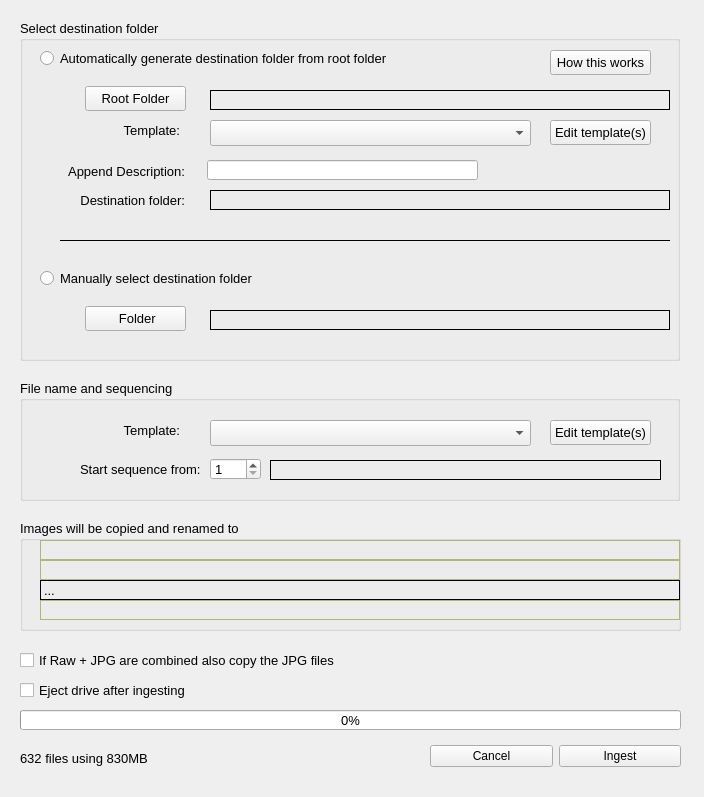
<?xml version="1.0" encoding="UTF-8"?>
<ui version="4.0">
 <class>IngestDlg</class>
 <widget class="QDialog" name="IngestDlg">
  <property name="geometry">
   <rect>
    <x>0</x>
    <y>0</y>
    <width>704</width>
    <height>797</height>
   </rect>
  </property>
  <property name="sizePolicy">
   <sizepolicy hsizetype="Expanding" vsizetype="Expanding">
    <horstretch>0</horstretch>
    <verstretch>0</verstretch>
   </sizepolicy>
  </property>
  <property name="windowTitle">
   <string>Copy picked images to destination folder</string>
  </property>
  <property name="modal">
   <bool>false</bool>
  </property>
  <widget class="QGroupBox" name="groupBox">
   <property name="geometry">
    <rect>
     <x>20</x>
     <y>520</y>
     <width>661</width>
     <height>111</height>
    </rect>
   </property>
   <property name="minimumSize">
    <size>
     <width>381</width>
     <height>0</height>
    </size>
   </property>
   <property name="font">
    <font>
     <pointsize>10</pointsize>
    </font>
   </property>
   <property name="toolTip">
    <string/>
   </property>
   <property name="title">
    <string>Images will be copied and renamed to</string>
   </property>
   <widget class="QLabel" name="folderPathLabel">
    <property name="geometry">
     <rect>
      <x>20</x>
      <y>20</y>
      <width>640</width>
      <height>20</height>
     </rect>
    </property>
    <property name="palette">
     <palette>
      <active>
       <colorrole role="WindowText">
        <brush brushstyle="SolidPattern">
         <color alpha="255">
          <red>180</red>
          <green>180</green>
          <blue>120</blue>
         </color>
        </brush>
       </colorrole>
       <colorrole role="Text">
        <brush brushstyle="SolidPattern">
         <color alpha="255">
          <red>180</red>
          <green>180</green>
          <blue>120</blue>
         </color>
        </brush>
       </colorrole>
       <colorrole role="ButtonText">
        <brush brushstyle="SolidPattern">
         <color alpha="255">
          <red>180</red>
          <green>180</green>
          <blue>120</blue>
         </color>
        </brush>
       </colorrole>
      </active>
      <inactive>
       <colorrole role="WindowText">
        <brush brushstyle="SolidPattern">
         <color alpha="255">
          <red>180</red>
          <green>180</green>
          <blue>120</blue>
         </color>
        </brush>
       </colorrole>
       <colorrole role="Text">
        <brush brushstyle="SolidPattern">
         <color alpha="255">
          <red>180</red>
          <green>180</green>
          <blue>120</blue>
         </color>
        </brush>
       </colorrole>
       <colorrole role="ButtonText">
        <brush brushstyle="SolidPattern">
         <color alpha="255">
          <red>180</red>
          <green>180</green>
          <blue>120</blue>
         </color>
        </brush>
       </colorrole>
      </inactive>
      <disabled>
       <colorrole role="WindowText">
        <brush brushstyle="SolidPattern">
         <color alpha="255">
          <red>180</red>
          <green>180</green>
          <blue>120</blue>
         </color>
        </brush>
       </colorrole>
       <colorrole role="Text">
        <brush brushstyle="SolidPattern">
         <color alpha="255">
          <red>180</red>
          <green>180</green>
          <blue>120</blue>
         </color>
        </brush>
       </colorrole>
       <colorrole role="ButtonText">
        <brush brushstyle="SolidPattern">
         <color alpha="255">
          <red>180</red>
          <green>180</green>
          <blue>120</blue>
         </color>
        </brush>
       </colorrole>
      </disabled>
     </palette>
    </property>
    <property name="font">
     <font>
      <pointsize>10</pointsize>
     </font>
    </property>
    <property name="toolTip">
     <string/>
    </property>
    <property name="styleSheet">
     <string notr="true">color:rgb(180,180,120)</string>
    </property>
    <property name="frameShape">
     <enum>QFrame::Box</enum>
    </property>
    <property name="text">
     <string/>
    </property>
   </widget>
   <widget class="QLabel" name="folderPathLabel_2">
    <property name="geometry">
     <rect>
      <x>20</x>
      <y>40</y>
      <width>640</width>
      <height>20</height>
     </rect>
    </property>
    <property name="palette">
     <palette>
      <active>
       <colorrole role="WindowText">
        <brush brushstyle="SolidPattern">
         <color alpha="255">
          <red>180</red>
          <green>180</green>
          <blue>120</blue>
         </color>
        </brush>
       </colorrole>
       <colorrole role="Text">
        <brush brushstyle="SolidPattern">
         <color alpha="255">
          <red>180</red>
          <green>180</green>
          <blue>120</blue>
         </color>
        </brush>
       </colorrole>
       <colorrole role="ButtonText">
        <brush brushstyle="SolidPattern">
         <color alpha="255">
          <red>180</red>
          <green>180</green>
          <blue>120</blue>
         </color>
        </brush>
       </colorrole>
      </active>
      <inactive>
       <colorrole role="WindowText">
        <brush brushstyle="SolidPattern">
         <color alpha="255">
          <red>180</red>
          <green>180</green>
          <blue>120</blue>
         </color>
        </brush>
       </colorrole>
       <colorrole role="Text">
        <brush brushstyle="SolidPattern">
         <color alpha="255">
          <red>180</red>
          <green>180</green>
          <blue>120</blue>
         </color>
        </brush>
       </colorrole>
       <colorrole role="ButtonText">
        <brush brushstyle="SolidPattern">
         <color alpha="255">
          <red>180</red>
          <green>180</green>
          <blue>120</blue>
         </color>
        </brush>
       </colorrole>
      </inactive>
      <disabled>
       <colorrole role="WindowText">
        <brush brushstyle="SolidPattern">
         <color alpha="255">
          <red>180</red>
          <green>180</green>
          <blue>120</blue>
         </color>
        </brush>
       </colorrole>
       <colorrole role="Text">
        <brush brushstyle="SolidPattern">
         <color alpha="255">
          <red>180</red>
          <green>180</green>
          <blue>120</blue>
         </color>
        </brush>
       </colorrole>
       <colorrole role="ButtonText">
        <brush brushstyle="SolidPattern">
         <color alpha="255">
          <red>180</red>
          <green>180</green>
          <blue>120</blue>
         </color>
        </brush>
       </colorrole>
      </disabled>
     </palette>
    </property>
    <property name="font">
     <font>
      <pointsize>10</pointsize>
     </font>
    </property>
    <property name="toolTip">
     <string/>
    </property>
    <property name="styleSheet">
     <string notr="true">color:rgb(180,180,120)</string>
    </property>
    <property name="frameShape">
     <enum>QFrame::Box</enum>
    </property>
    <property name="text">
     <string/>
    </property>
   </widget>
   <widget class="QLabel" name="folderPathLabel_3">
    <property name="geometry">
     <rect>
      <x>20</x>
      <y>60</y>
      <width>640</width>
      <height>20</height>
     </rect>
    </property>
    <property name="palette">
     <palette>
      <active>
       <colorrole role="Text">
        <brush brushstyle="SolidPattern">
         <color alpha="255">
          <red>0</red>
          <green>0</green>
          <blue>0</blue>
         </color>
        </brush>
       </colorrole>
      </active>
      <inactive>
       <colorrole role="Text">
        <brush brushstyle="SolidPattern">
         <color alpha="255">
          <red>0</red>
          <green>0</green>
          <blue>0</blue>
         </color>
        </brush>
       </colorrole>
      </inactive>
      <disabled>
       <colorrole role="Text">
        <brush brushstyle="SolidPattern">
         <color alpha="255">
          <red>120</red>
          <green>120</green>
          <blue>120</blue>
         </color>
        </brush>
       </colorrole>
      </disabled>
     </palette>
    </property>
    <property name="font">
     <font>
      <pointsize>10</pointsize>
     </font>
    </property>
    <property name="toolTip">
     <string/>
    </property>
    <property name="frameShape">
     <enum>QFrame::Box</enum>
    </property>
    <property name="text">
     <string>...</string>
    </property>
   </widget>
   <widget class="QLabel" name="folderPathLabel_4">
    <property name="geometry">
     <rect>
      <x>20</x>
      <y>80</y>
      <width>640</width>
      <height>20</height>
     </rect>
    </property>
    <property name="palette">
     <palette>
      <active>
       <colorrole role="WindowText">
        <brush brushstyle="SolidPattern">
         <color alpha="255">
          <red>180</red>
          <green>180</green>
          <blue>120</blue>
         </color>
        </brush>
       </colorrole>
       <colorrole role="Text">
        <brush brushstyle="SolidPattern">
         <color alpha="255">
          <red>180</red>
          <green>180</green>
          <blue>120</blue>
         </color>
        </brush>
       </colorrole>
       <colorrole role="ButtonText">
        <brush brushstyle="SolidPattern">
         <color alpha="255">
          <red>180</red>
          <green>180</green>
          <blue>120</blue>
         </color>
        </brush>
       </colorrole>
      </active>
      <inactive>
       <colorrole role="WindowText">
        <brush brushstyle="SolidPattern">
         <color alpha="255">
          <red>180</red>
          <green>180</green>
          <blue>120</blue>
         </color>
        </brush>
       </colorrole>
       <colorrole role="Text">
        <brush brushstyle="SolidPattern">
         <color alpha="255">
          <red>180</red>
          <green>180</green>
          <blue>120</blue>
         </color>
        </brush>
       </colorrole>
       <colorrole role="ButtonText">
        <brush brushstyle="SolidPattern">
         <color alpha="255">
          <red>180</red>
          <green>180</green>
          <blue>120</blue>
         </color>
        </brush>
       </colorrole>
      </inactive>
      <disabled>
       <colorrole role="WindowText">
        <brush brushstyle="SolidPattern">
         <color alpha="255">
          <red>180</red>
          <green>180</green>
          <blue>120</blue>
         </color>
        </brush>
       </colorrole>
       <colorrole role="Text">
        <brush brushstyle="SolidPattern">
         <color alpha="255">
          <red>180</red>
          <green>180</green>
          <blue>120</blue>
         </color>
        </brush>
       </colorrole>
       <colorrole role="ButtonText">
        <brush brushstyle="SolidPattern">
         <color alpha="255">
          <red>180</red>
          <green>180</green>
          <blue>120</blue>
         </color>
        </brush>
       </colorrole>
      </disabled>
     </palette>
    </property>
    <property name="font">
     <font>
      <pointsize>10</pointsize>
     </font>
    </property>
    <property name="toolTip">
     <string/>
    </property>
    <property name="styleSheet">
     <string notr="true">color:rgb(180,180,120)</string>
    </property>
    <property name="frameShape">
     <enum>QFrame::Box</enum>
    </property>
    <property name="text">
     <string/>
    </property>
   </widget>
  </widget>
  <widget class="QProgressBar" name="progressBar">
   <property name="geometry">
    <rect>
     <x>20</x>
     <y>710</y>
     <width>661</width>
     <height>20</height>
    </rect>
   </property>
   <property name="font">
    <font>
     <pointsize>10</pointsize>
    </font>
   </property>
   <property name="toolTip">
    <string/>
   </property>
   <property name="value">
    <number>0</number>
   </property>
   <property name="alignment">
    <set>Qt::AlignCenter</set>
   </property>
  </widget>
  <widget class="QGroupBox" name="groupBox_2">
   <property name="geometry">
    <rect>
     <x>20</x>
     <y>20</y>
     <width>660</width>
     <height>341</height>
    </rect>
   </property>
   <property name="font">
    <font>
     <pointsize>10</pointsize>
    </font>
   </property>
   <property name="toolTip">
    <string/>
   </property>
   <property name="title">
    <string>Select destination folder</string>
   </property>
   <widget class="QPushButton" name="selectFolderBtn">
    <property name="enabled">
     <bool>true</bool>
    </property>
    <property name="geometry">
     <rect>
      <x>65</x>
      <y>286</y>
      <width>101</width>
      <height>25</height>
     </rect>
    </property>
    <property name="font">
     <font>
      <pointsize>10</pointsize>
      <weight>50</weight>
      <bold>false</bold>
     </font>
    </property>
    <property name="toolTip">
     <string/>
    </property>
    <property name="text">
     <string> Folder</string>
    </property>
    <property name="autoDefault">
     <bool>false</bool>
    </property>
    <property name="default">
     <bool>false</bool>
    </property>
    <property name="flat">
     <bool>false</bool>
    </property>
   </widget>
   <widget class="QLabel" name="destinationFolderLabel">
    <property name="geometry">
     <rect>
      <x>25</x>
      <y>170</y>
      <width>140</width>
      <height>20</height>
     </rect>
    </property>
    <property name="font">
     <font>
      <pointsize>10</pointsize>
     </font>
    </property>
    <property name="toolTip">
     <string/>
    </property>
    <property name="text">
     <string>Destination folder:</string>
    </property>
    <property name="alignment">
     <set>Qt::AlignRight|Qt::AlignTrailing|Qt::AlignVCenter</set>
    </property>
   </widget>
   <widget class="QRadioButton" name="autoRadio">
    <property name="geometry">
     <rect>
      <x>20</x>
      <y>30</y>
      <width>471</width>
      <height>17</height>
     </rect>
    </property>
    <property name="font">
     <font>
      <pointsize>10</pointsize>
      <weight>50</weight>
      <bold>false</bold>
     </font>
    </property>
    <property name="toolTip">
     <string/>
    </property>
    <property name="text">
     <string>Automatically generate destination folder from root folder</string>
    </property>
   </widget>
   <widget class="QLineEdit" name="descriptionLineEdit">
    <property name="geometry">
     <rect>
      <x>187</x>
      <y>140</y>
      <width>271</width>
      <height>20</height>
     </rect>
    </property>
    <property name="font">
     <font>
      <pointsize>10</pointsize>
     </font>
    </property>
    <property name="toolTip">
     <string/>
    </property>
   </widget>
   <widget class="QRadioButton" name="manualRadio">
    <property name="geometry">
     <rect>
      <x>20</x>
      <y>250</y>
      <width>511</width>
      <height>17</height>
     </rect>
    </property>
    <property name="font">
     <font>
      <pointsize>10</pointsize>
      <weight>50</weight>
      <bold>false</bold>
     </font>
    </property>
    <property name="toolTip">
     <string/>
    </property>
    <property name="text">
     <string>Manually select destination folder</string>
    </property>
   </widget>
   <widget class="QLabel" name="manualFolderLabel">
    <property name="geometry">
     <rect>
      <x>190</x>
      <y>290</y>
      <width>460</width>
      <height>20</height>
     </rect>
    </property>
    <property name="font">
     <font>
      <pointsize>10</pointsize>
     </font>
    </property>
    <property name="toolTip">
     <string/>
    </property>
    <property name="styleSheet">
     <string notr="true"/>
    </property>
    <property name="frameShape">
     <enum>QFrame::Box</enum>
    </property>
    <property name="text">
     <string/>
    </property>
   </widget>
   <widget class="QPushButton" name="selectRootFolderBtn">
    <property name="geometry">
     <rect>
      <x>65</x>
      <y>66</y>
      <width>101</width>
      <height>25</height>
     </rect>
    </property>
    <property name="font">
     <font>
      <pointsize>10</pointsize>
      <weight>50</weight>
      <bold>false</bold>
     </font>
    </property>
    <property name="toolTip">
     <string/>
    </property>
    <property name="text">
     <string>Root Folder</string>
    </property>
    <property name="autoDefault">
     <bool>false</bool>
    </property>
    <property name="default">
     <bool>false</bool>
    </property>
    <property name="flat">
     <bool>false</bool>
    </property>
   </widget>
   <widget class="QLabel" name="rootFolderLabel">
    <property name="geometry">
     <rect>
      <x>190</x>
      <y>70</y>
      <width>460</width>
      <height>20</height>
     </rect>
    </property>
    <property name="font">
     <font>
      <pointsize>10</pointsize>
     </font>
    </property>
    <property name="toolTip">
     <string/>
    </property>
    <property name="frameShape">
     <enum>QFrame::Box</enum>
    </property>
    <property name="text">
     <string/>
    </property>
   </widget>
   <widget class="QLabel" name="folderLabel">
    <property name="geometry">
     <rect>
      <x>190</x>
      <y>170</y>
      <width>460</width>
      <height>20</height>
     </rect>
    </property>
    <property name="font">
     <font>
      <pointsize>10</pointsize>
     </font>
    </property>
    <property name="toolTip">
     <string/>
    </property>
    <property name="styleSheet">
     <string notr="true"/>
    </property>
    <property name="frameShape">
     <enum>QFrame::Box</enum>
    </property>
    <property name="text">
     <string/>
    </property>
   </widget>
   <widget class="QLabel" name="folderDescription">
    <property name="geometry">
     <rect>
      <x>25</x>
      <y>141</y>
      <width>140</width>
      <height>20</height>
     </rect>
    </property>
    <property name="font">
     <font>
      <pointsize>10</pointsize>
     </font>
    </property>
    <property name="toolTip">
     <string/>
    </property>
    <property name="text">
     <string>Append Description:</string>
    </property>
    <property name="alignment">
     <set>Qt::AlignRight|Qt::AlignTrailing|Qt::AlignVCenter</set>
    </property>
   </widget>
   <widget class="Line" name="line">
    <property name="geometry">
     <rect>
      <x>40</x>
      <y>220</y>
      <width>610</width>
      <height>1</height>
     </rect>
    </property>
    <property name="toolTip">
     <string/>
    </property>
    <property name="styleSheet">
     <string notr="true">background:rgb(150,150,150)</string>
    </property>
    <property name="frameShadow">
     <enum>QFrame::Plain</enum>
    </property>
    <property name="orientation">
     <enum>Qt::Horizontal</enum>
    </property>
   </widget>
   <widget class="QLabel" name="templateLabel1">
    <property name="geometry">
     <rect>
      <x>20</x>
      <y>100</y>
      <width>140</width>
      <height>20</height>
     </rect>
    </property>
    <property name="font">
     <font>
      <pointsize>10</pointsize>
     </font>
    </property>
    <property name="toolTip">
     <string/>
    </property>
    <property name="text">
     <string>Template:</string>
    </property>
    <property name="alignment">
     <set>Qt::AlignRight|Qt::AlignTrailing|Qt::AlignVCenter</set>
    </property>
   </widget>
   <widget class="QComboBox" name="pathTemplatesCB">
    <property name="geometry">
     <rect>
      <x>190</x>
      <y>100</y>
      <width>321</width>
      <height>26</height>
     </rect>
    </property>
    <property name="toolTip">
     <string/>
    </property>
    <property name="currentText">
     <string/>
    </property>
   </widget>
   <widget class="QPushButton" name="pathTemplatesBtn">
    <property name="geometry">
     <rect>
      <x>530</x>
      <y>100</y>
      <width>101</width>
      <height>25</height>
     </rect>
    </property>
    <property name="font">
     <font>
      <pointsize>10</pointsize>
      <weight>50</weight>
      <bold>false</bold>
     </font>
    </property>
    <property name="toolTip">
     <string/>
    </property>
    <property name="toolTipDuration">
     <number>-3</number>
    </property>
    <property name="text">
     <string>Edit template(s)</string>
    </property>
    <property name="autoDefault">
     <bool>false</bool>
    </property>
    <property name="default">
     <bool>false</bool>
    </property>
    <property name="flat">
     <bool>false</bool>
    </property>
   </widget>
   <widget class="QPushButton" name="helpBtn">
    <property name="geometry">
     <rect>
      <x>530</x>
      <y>30</y>
      <width>101</width>
      <height>25</height>
     </rect>
    </property>
    <property name="toolTip">
     <string/>
    </property>
    <property name="text">
     <string>How this works</string>
    </property>
    <property name="autoDefault">
     <bool>false</bool>
    </property>
   </widget>
  </widget>
  <widget class="QGroupBox" name="groupBox_4">
   <property name="geometry">
    <rect>
     <x>20</x>
     <y>380</y>
     <width>660</width>
     <height>121</height>
    </rect>
   </property>
   <property name="font">
    <font>
     <pointsize>10</pointsize>
    </font>
   </property>
   <property name="toolTip">
    <string/>
   </property>
   <property name="title">
    <string>File name and sequencing</string>
   </property>
   <widget class="QLabel" name="existingSequenceLabel">
    <property name="geometry">
     <rect>
      <x>250</x>
      <y>80</y>
      <width>391</width>
      <height>20</height>
     </rect>
    </property>
    <property name="toolTip">
     <string/>
    </property>
    <property name="styleSheet">
     <string notr="true"/>
    </property>
    <property name="frameShape">
     <enum>QFrame::Box</enum>
    </property>
    <property name="text">
     <string/>
    </property>
   </widget>
   <widget class="QLabel" name="label_3">
    <property name="geometry">
     <rect>
      <x>60</x>
      <y>81</y>
      <width>121</width>
      <height>16</height>
     </rect>
    </property>
    <property name="font">
     <font>
      <pointsize>10</pointsize>
     </font>
    </property>
    <property name="toolTip">
     <string/>
    </property>
    <property name="text">
     <string>Start sequence from:</string>
    </property>
   </widget>
   <widget class="QSpinBox" name="spinBoxStartNumber">
    <property name="geometry">
     <rect>
      <x>190</x>
      <y>78</y>
      <width>51</width>
      <height>22</height>
     </rect>
    </property>
    <property name="font">
     <font>
      <pointsize>10</pointsize>
     </font>
    </property>
    <property name="toolTip">
     <string/>
    </property>
    <property name="minimum">
     <number>1</number>
    </property>
    <property name="maximum">
     <number>9999</number>
    </property>
   </widget>
   <widget class="QLabel" name="label_5">
    <property name="geometry">
     <rect>
      <x>20</x>
      <y>40</y>
      <width>140</width>
      <height>20</height>
     </rect>
    </property>
    <property name="font">
     <font>
      <pointsize>10</pointsize>
     </font>
    </property>
    <property name="toolTip">
     <string/>
    </property>
    <property name="text">
     <string>Template:</string>
    </property>
    <property name="alignment">
     <set>Qt::AlignRight|Qt::AlignTrailing|Qt::AlignVCenter</set>
    </property>
   </widget>
   <widget class="QComboBox" name="filenameTemplatesCB">
    <property name="geometry">
     <rect>
      <x>190</x>
      <y>40</y>
      <width>321</width>
      <height>26</height>
     </rect>
    </property>
    <property name="toolTip">
     <string/>
    </property>
   </widget>
   <widget class="QPushButton" name="filenameTemplatesBtn">
    <property name="geometry">
     <rect>
      <x>530</x>
      <y>40</y>
      <width>101</width>
      <height>25</height>
     </rect>
    </property>
    <property name="font">
     <font>
      <pointsize>10</pointsize>
      <weight>50</weight>
      <bold>false</bold>
     </font>
    </property>
    <property name="toolTip">
     <string/>
    </property>
    <property name="text">
     <string>Edit template(s)</string>
    </property>
    <property name="autoDefault">
     <bool>false</bool>
    </property>
    <property name="default">
     <bool>false</bool>
    </property>
    <property name="flat">
     <bool>false</bool>
    </property>
   </widget>
  </widget>
  <widget class="QLabel" name="statsLabel">
   <property name="geometry">
    <rect>
     <x>20</x>
     <y>750</y>
     <width>241</width>
     <height>16</height>
    </rect>
   </property>
   <property name="font">
    <font>
     <pointsize>10</pointsize>
    </font>
   </property>
   <property name="toolTip">
    <string/>
   </property>
   <property name="text">
    <string>632 files using 830MB</string>
   </property>
  </widget>
  <widget class="QWidget" name="layoutWidget">
   <property name="geometry">
    <rect>
     <x>430</x>
     <y>740</y>
     <width>251</width>
     <height>32</height>
    </rect>
   </property>
   <property name="toolTip">
    <string/>
   </property>
   <layout class="QHBoxLayout" name="horizontalLayout">
    <item>
     <widget class="QPushButton" name="cancelBtn">
      <property name="minimumSize">
       <size>
        <width>93</width>
        <height>0</height>
       </size>
      </property>
      <property name="toolTip">
       <string/>
      </property>
      <property name="text">
       <string>Cancel</string>
      </property>
      <property name="autoDefault">
       <bool>false</bool>
      </property>
     </widget>
    </item>
    <item>
     <widget class="QPushButton" name="okBtn">
      <property name="minimumSize">
       <size>
        <width>93</width>
        <height>0</height>
       </size>
      </property>
      <property name="toolTip">
       <string/>
      </property>
      <property name="text">
       <string>Ingest</string>
      </property>
      <property name="autoDefault">
       <bool>false</bool>
      </property>
     </widget>
    </item>
   </layout>
  </widget>
  <widget class="QCheckBox" name="combinedIncludeJpgChk">
   <property name="geometry">
    <rect>
     <x>20</x>
     <y>650</y>
     <width>661</width>
     <height>20</height>
    </rect>
   </property>
   <property name="font">
    <font>
     <pointsize>10</pointsize>
    </font>
   </property>
   <property name="text">
    <string>If Raw + JPG are combined also copy the JPG files</string>
   </property>
  </widget>
  <widget class="QCheckBox" name="ejectChk">
   <property name="geometry">
    <rect>
     <x>20</x>
     <y>680</y>
     <width>661</width>
     <height>20</height>
    </rect>
   </property>
   <property name="font">
    <font>
     <pointsize>10</pointsize>
    </font>
   </property>
   <property name="text">
    <string>Eject drive after ingesting</string>
   </property>
  </widget>
 </widget>
 <resources/>
 <connections/>
 <slots>
  <slot>updateFolderPath()</slot>
 </slots>
</ui>
